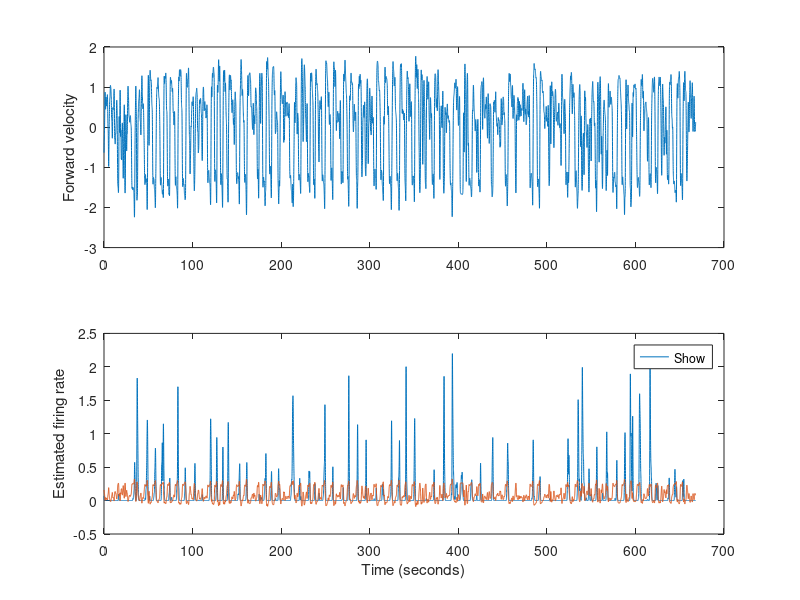
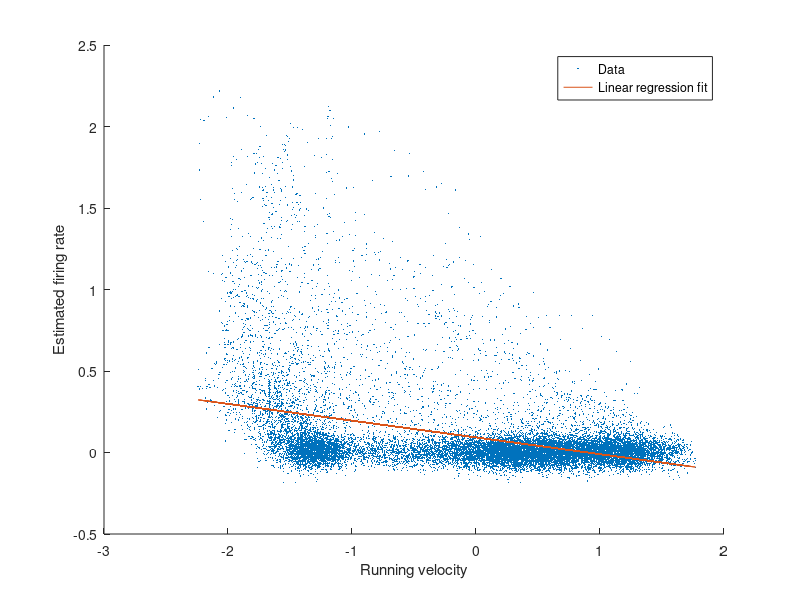

The MATLAB source for these figures, in order: (Note: this script raises an error after producing the figures.)
%{
Comp Club: Generalized Linear Models

This code goes along with the Comp Club sessions held on 1/23/17 by
Selmaan, Laura and Matthias.

---------------------------------------------------------------------------

Regression basics:

This script goes over the basics of fitting a regression model to relate
stimuli or behavioral data to neural activity.

IMPORTANT: Please be aware that this script only contains a minimal example
and lacks several aspects that are absolutely essential for any real data
analysis, such as cross-validation and regularization. Those topics are
discussed in the glmCompClub_regularization.m script.
%}

%% Set up:
clear
close all
h = []; % A variable to hold figure handles.

% Tip: This is a very helpful non-default Matlab setting:
% Home-->Preferences-->Editor/Debugger-->Display-->Enable datatips in edit
% mode

%% Load data:
% The data come from posterior parietal cortex of a mouse performing a
% simple task in a virtual environment. The mouse gets rewards for running
% forward. There is no fixed trial structure. The neural data was acquired
% using two-photon imaging of GCaMP6s and deconvolved to yield an estimate
% of spike rate (in arbitrary units).
matfile = load('data.mat');

% Deconvolved calcium fluorescence:
firingRate = matfile.firingRate;

% Features of mouse running behavior:
% We standardize (zscore) the data to remove arbitrary scaling:
forwardVelocity = zscore(matfile.forwardVelocity);
angularVelocity = zscore(matfile.angularVelocity);
forwardAcceleration = zscore(matfile.forwardAcceleration);
angularAcceleration = zscore(matfile.angularAcceleration);

% Timebase:
samplingRate = matfile.samplingRate;
t = (1:numel(firingRate)) / samplingRate;

% Inspect data:
h.fig.data = figure(1);
clf
h.ax.behavior = subplot(2, 1, 1);
plot(t, forwardVelocity)
ylabel('Forward velocity')

h.ax.firingRate = subplot(2, 1, 2);
plot(t, firingRate, 'displayname', 'True firing rate')
ylabel('Estimated firing rate')
xlabel('Time (seconds)')
linkaxes([h.ax.behavior, h.ax.firingRate], 'x')

%% Simple linear regression (single explanatory variable):
% Create data matrix. Should be nTimepoints-by-nFeatures:
X = forwardVelocity;

% To model a baseline offset, we augment the data with a column of ones:
X = cat(2, ones(size(X, 1), 1), X);

% Response vector should be nTimepoints-by-1:
y = firingRate;

% Perform regression using the Normal Equation:
betaReg = (X'*X) \ (X'*y);

% Get model prediction of firing rate:
firingRatePredictedReg = X * betaReg;

% Get the model fit quality under the assumption of Gaussian noise, i.e.
% the coefficient of variation (a.k.a. "R squared"). This is a special case
% of the concept of "deviance" for Gaussian distributions. For more info,
% see https://en.wikipedia.org/wiki/Coefficient_of_determination:
varianceExpl = corr(y, firingRatePredictedReg)^2;

% Plot regression line:
h.fig.scatter = figure(2);
clf
h.ax.scatter = axes;
hold on
firingRateJittered = firingRate + randn(size(firingRate)) * 0.05;
plot(forwardVelocity, firingRateJittered, '.', 'markersize', 1, ...
    'displayname', 'Data')
plot(forwardVelocity, firingRatePredictedReg, ...
    'displayname', 'Linear regression fit')
xlabel('Running velocity')
ylabel('Estimated firing rate')
legend('show')

% Plot predicted activity:
hold(h.ax.firingRate, 'on')
plot(h.ax.firingRate, t, firingRatePredictedReg,  ...
    'displayname', sprintf('Simple lin. reg: %1.1f%% expl.', 100*varianceExpl));
legend(h.ax.firingRate, 'Show')

%% Log-Poisson Generalized Linear Model:

% GLMs with distributions other than the Gaussian do not have a nice,
% elegant analytical solution and are fit usign some sort of optimization
% algorithm. Thankfully, MATLAB has a function for this. We set 'constant'
% to off, indicating that we do not want the function to a constant term
% (column of ones), because we did that ourselves above.
betaGlm = glmfit(X, y, 'poisson', 'constant', 'off');

% Get prediction:
firingRatePredictedGlm = exp(X * betaGlm);

% Get fraction of explained deviance. See getDeviance() for details:
devianceExpl = getDeviance(y, firingRatePredictedGlm);

% Plot regression line:
plot(h.ax.scatter, forwardVelocity, firingRatePredictedGlm, ...
    'displayname', 'GLM fit')
legend(h.ax.scatter, 'off')
legend(h.ax.scatter, 'show')

% Plot predicted activity:
hold(h.ax.firingRate, 'on')
plot(h.ax.firingRate, t, firingRatePredictedGlm,  ...
    'displayname', sprintf('Simple GLM: %1.1f%% expl.', 100*devianceExpl));
legend(h.ax.firingRate, 'off')
legend(h.ax.firingRate, 'show')

%% Multiple explanatory variables:
% Any number of features can combined in the columns of the data matrix:
X = cat(2, ...
    ones(size(X, 1), 1), ...
    forwardVelocity, ...
    angularVelocity, ...
    forwardAcceleration, ...
    angularAcceleration);

betaGlmMulti = glmfit(X, y, 'poisson', 'constant', 'off');
firingRatePredictedGlmMulti = exp(X * betaGlmMulti);
devianceExplMulti = getDeviance(y, firingRatePredictedGlmMulti);

% Plot predicted activity:
hold(h.ax.firingRate, 'on')
plot(h.ax.firingRate, t, firingRatePredictedGlmMulti,  ...
    'displayname', sprintf('Multiple GLM: %1.1f%% expl.', 100*devianceExplMulti));
legend(h.ax.firingRate, 'off')
legend(h.ax.firingRate, 'show')

% Inspect model coefficients to understand the influence of different
% explanatory variables on the prediction:
figure(3)
bar(betaGlmMulti);
set(gca, 'xticklabels', {'Offset', 'Forward vel.', 'Angular vel.', ...
    'Forward acc.', 'Angular acc.'}, 'XTickLabelRotation', -45)
ylabel('Coefficient value')
title('GLM coefficients')
